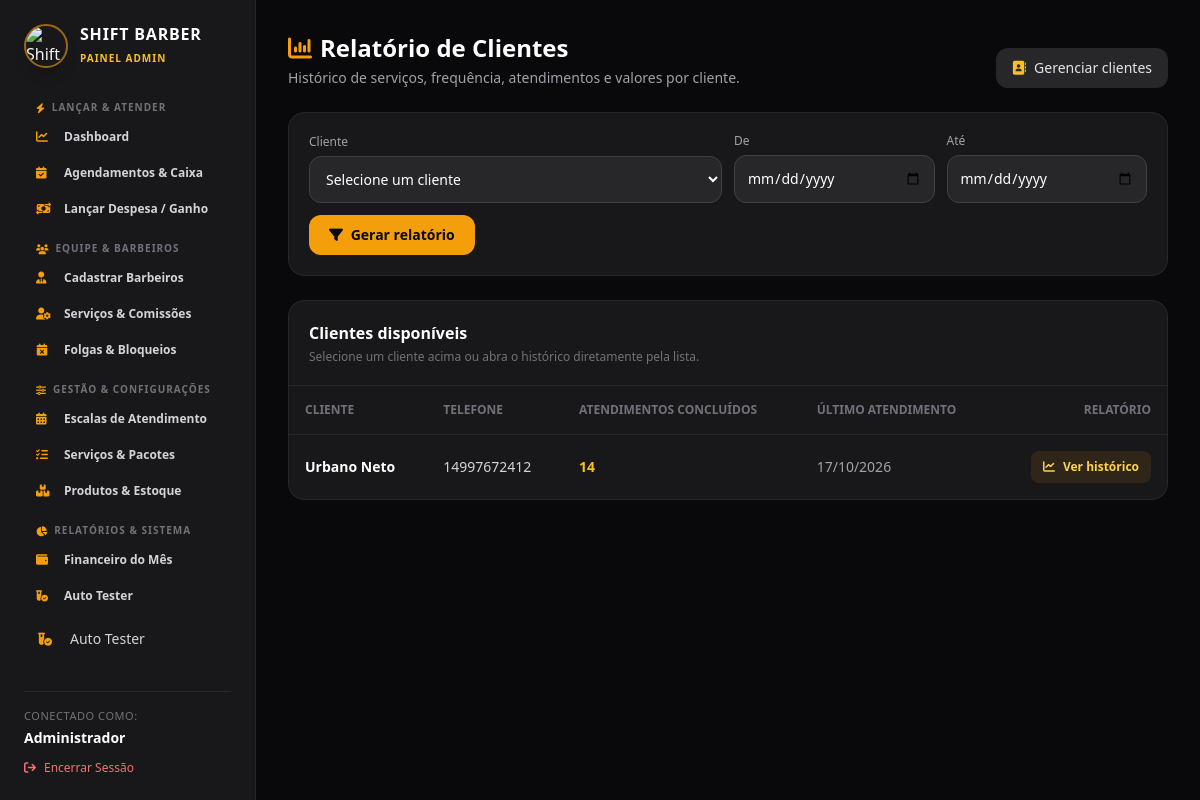
Screenshot of /admin/relatorio_clientes.php (signed in) with the database file from the repository.
### tables this page shows
CREATE TABLE IF NOT EXISTS clientes (
    id INT AUTO_INCREMENT PRIMARY KEY,
    nome VARCHAR(100) NOT NULL,
    email VARCHAR(100) UNIQUE NOT NULL,
    senha VARCHAR(255) NULL,
    telefone VARCHAR(20) NULL,
    cpf VARCHAR(14) UNIQUE NULL,
    data_nascimento DATE NULL,
    oauth_provider ENUM('local', 'google', 'facebook') DEFAULT 'local',
    oauth_uid VARCHAR(100) NULL,
    criado_em TIMESTAMP DEFAULT CURRENT_TIMESTAMP
);

### admin/relatorio_clientes.php (the view, shortened to what this page needs)
<?php
require_once '../config/database.php';
function rc_h($valor) {
    return htmlspecialchars((string)$valor, ENT_QUOTES, 'UTF-8');
}
function rc_data($valor) {
    $ts = strtotime($valor);
    return $ts ? date('d/m/Y', $ts) : '—';
}
$clienteId = filter_var($_GET['cliente_id'] ?? '', FILTER_VALIDATE_INT, ['options' => ['min_range' => 1]]);
if ($clienteId === false) $clienteId = null;
$dataInicio = trim($_GET['data_inicio'] ?? '');
$dataFim = trim($_GET['data_fim'] ?? '');
$clientes = $pdo->query("SELECT c.id, c.nome, c.telefone,
        COUNT(CASE WHEN a.status = 'concluido' THEN a.id END) AS total_visitas,
        MAX(CASE WHEN a.status = 'concluido' THEN a.data_agendamento END) AS ultimo_atendimento
    FROM clientes c
    LEFT JOIN agendamentos a ON a.cliente_id = c.id
    GROUP BY c.id, c.nome, c.telefone
    ORDER BY c.nome ASC")->fetchAll();
$cliente = null;
require_once 'header.php';
?>
<div class="max-w-7xl mx-auto space-y-6">
    <div class="flex flex-col sm:flex-row sm:items-end sm:justify-between gap-3">
        <div>
            <h2 class="text-2xl font-bold text-white"><i class="fa-solid fa-chart-column text-amber-500 mr-2"></i>Relatório de Clientes</h2>
            <p class="text-sm text-zinc-400 mt-1">Histórico de serviços, frequência, atendimentos e valores por cliente.</p>
        </div>
        <a href="clientes.php" class="inline-flex items-center gap-2 text-sm text-zinc-200 bg-zinc-800 hover:bg-zinc-700 rounded-xl px-4 py-2.5"><i class="fa-solid fa-address-book text-amber-400"></i> Gerenciar clientes</a>
    </div>
    <section class="rounded-2xl border border-zinc-800 bg-zinc-900 p-4 sm:p-5">
        <form method="GET" class="grid grid-cols-1 sm:grid-cols-2 lg:grid-cols-4 gap-3 items-end">
            <div class="sm:col-span-2 lg:col-span-2">
                <label for="clienteId" class="block text-xs text-zinc-400 mb-1.5">Cliente</label>
                <select id="clienteId" name="cliente_id" required class="w-full bg-zinc-800 border border-zinc-700 rounded-xl p-3 text-sm text-white focus:outline-none focus:border-amber-500">
                    <option value="">Selecione um cliente</option>
                </select>
            </div>
            <div>
                <label for="dataInicio" class="block text-xs text-zinc-400 mb-1.5">De</label>
                <input id="dataInicio" type="date" name="data_inicio" value="<?= rc_h($dataInicio) ?>" class="w-full bg-zinc-800 border border-zinc-700 rounded-xl p-3 text-sm text-white focus:outline-none focus:border-amber-500">
            </div>
            <div>
                <label for="dataFim" class="block text-xs text-zinc-400 mb-1.5">Até</label>
                <input id="dataFim" type="date" name="data_fim" value="<?= rc_h($dataFim) ?>" class="w-full bg-zinc-800 border border-zinc-700 rounded-xl p-3 text-sm text-white focus:outline-none focus:border-amber-500">
            </div>
            <div class="sm:col-span-2 lg:col-span-4 flex flex-wrap gap-2">
                <button type="submit" class="rounded-xl bg-amber-500 hover:bg-amber-600 px-5 py-2.5 text-sm font-bold text-zinc-950"><i class="fa-solid fa-filter mr-1"></i> Gerar relatório</button>
            </div>
        </form>
    </section>
    <?php if ($clienteId === null): ?>
        <section class="rounded-2xl border border-zinc-800 bg-zinc-900 overflow-hidden">
            <div class="p-5 border-b border-zinc-800">
                <h3 class="font-bold text-white">Clientes disponíveis</h3>
                <p class="text-xs text-zinc-500 mt-1">Selecione um cliente acima ou abra o histórico diretamente pela lista.</p>
            </div>
            <div class="overflow-x-auto">
                <table class="w-full min-w-[620px] text-left text-sm">
                    <thead><tr class="border-b border-zinc-800 text-xs uppercase text-zinc-500"><th class="p-4">Cliente</th><th class="p-4">Telefone</th><th class="p-4">Atendimentos concluídos</th><th class="p-4">Último atendimento</th><th class="p-4 text-right">Relatório</th></tr></thead>
                    <tbody class="divide-y divide-zinc-800">
                    <?php if (!$clientes): ?>
                        <tr><td colspan="5" class="p-8 text-center text-zinc-500">Ainda não há clientes cadastrados.</td></tr>
                    <?php else: foreach ($clientes as $linha): ?>
                        <tr class="hover:bg-zinc-800/40">
                            <td class="p-4 font-semibold text-white"><?= rc_h($linha['nome']) ?></td>
                            <td class="p-4 text-zinc-300"><?= rc_h($linha['telefone'] ?: '—') ?></td>
                            <td class="p-4 text-amber-400 font-bold"><?= (int)$linha['total_visitas'] ?></td>
                            <td class="p-4 text-zinc-400"><?= rc_data($linha['ultimo_atendimento']) ?></td>
                            <td class="p-4 text-right"><a href="relatorio_clientes.php?cliente_id=<?= (int)$linha['id'] ?>" class="inline-flex items-center gap-2 rounded-lg bg-amber-500/10 hover:bg-amber-500/20 px-3 py-2 text-xs font-bold text-amber-300"><i class="fa-solid fa-chart-line"></i> Ver histórico</a></td>
                        </tr>
                    <?php endforeach; endif; ?>
                    </tbody>
                </table>
            </div>
        </section>
    <?php elseif (!$cliente): ?>
        <div class="rounded-xl border border-amber-500/30 bg-amber-500/10 p-4 text-sm text-amber-200">Cliente não encontrado. Escolha um cadastro válido para gerar o relatório.</div>
    <?php endif; ?>
</div>
</main>
</body>
</html>

### rows the page displays
clientes: nome "Urbano Neto", telefone "14997672412", total_visitas "14", ultimo_atendimento "17/10/2026"

### other values shown
$_SESSION['usuario_nome'] "Administrador"
